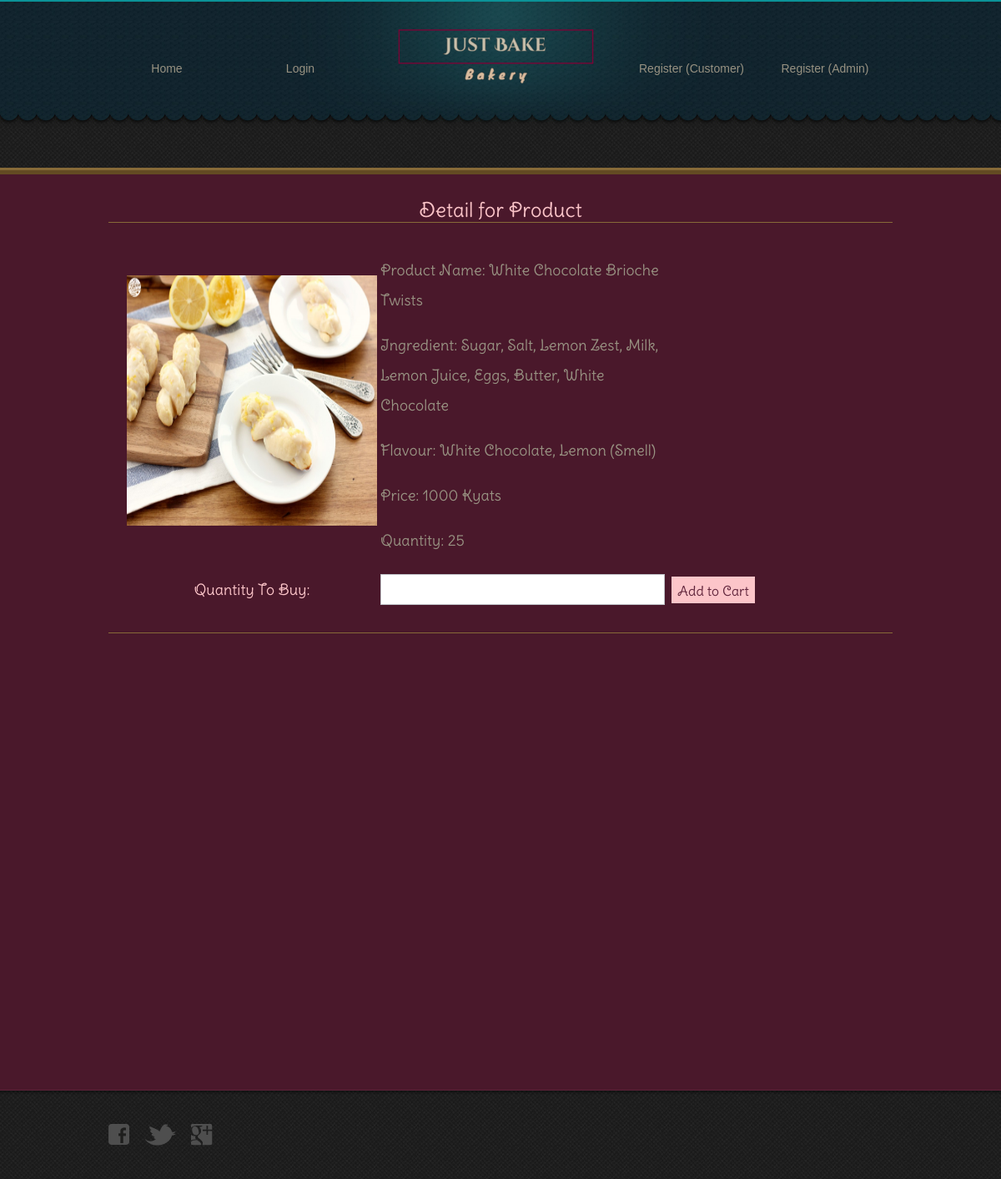
/detail.php?ProductID=P-000001, run on the app's committed database.
### tables this page shows
CREATE TABLE IF NOT EXISTS `product` (
  `ProductID` varchar(30) NOT NULL,
  `ProductName` varchar(50) NOT NULL,
  `Quantity` int(11) NOT NULL,
  `Price` int(11) NOT NULL,
  `Ingredients` varchar(1000) NOT NULL,
  `Flavour` varchar(50) NOT NULL,
  `Image` varchar(30) NOT NULL
);

### detail.php (the view, shortened to what this page needs)
<?php
	include('header.php');
if(isset($_REQUEST['ProductID']))
{
	$pid=$_REQUEST['ProductID'];
	$sql="SELECT * FROM product WHERE ProductID='$pid'";
	$ret=mysql_query($sql);
	$row=mysql_fetch_array($ret);
}
?>
 <html>
 <head>
 </head>
 <body>
<div id="body">
<div id="contact">
<h1 align="center">Detail for Product</h1>
<form action="detail.php" method="post"/>
	<input type="hidden" name="txtproductid" value="<?php echo $pid?>"/><div class="information">
 	<table align="center">
 		<tr>
 			<td> <img src="<?php echo $row['Image']?>" width="300px" height="300px"></td>
 			<td>
 				<p style='color: #989282;'> Product Name: <?php echo $row['ProductName'] ?> </p>
 				<p style='color: #989282;'> Ingredient: <?php echo $row['Ingredients'] ?> </p>
 				<p style='color: #989282;'> Flavour: <?php echo $row['Flavour'] ?> </p>
        		<p style='color: #989282;'> Price: <?php echo $row['Price'] ?> Kyats</p>
 				<p style='color: #989282;'> Quantity: <?php echo $row['Quantity'] ?> </p>
 			</td>
 		</tr>
 		<tr>
 			<td align="center" style='color: #fcc5c9;'>Quantity to Buy: </td>
 			<td><input type="number" name="txtqty" min="1" max="30"></td>
 			<td></td>
 			<td><input type="submit" name="btnAdd" id="add" value="Add to Cart"/></td>
 		</tr>
 	</table>
 </div>
</div>
</div>
<?php
include('footer.php');
 ?>

### css/style.css (style rules this page uses)
body { background: url(../images/bg-body.jpg) repeat left top; font-family: Arial, Helvetica, sans-serif; font-size: 14px; line-height: 1; margin: 0; min-width: 960px; padding: 0; }
img { border: 0; }
#body { background: #4a182b; border-bottom: 1px solid #5f233a; min-height: 1050px; padding: 27px 0 20px; width: 100%; }
#body > div { margin: 0 auto; padding: 0; width: 960px; }
#body #contact { padding: 0 10px; width: 940px; }
#body #contact h1 { color: #fcc5c9; font-size: 24px; font-family: 'DeliusSwashCaps-Regular'; font-weight: normal; line-height: 30px; margin: 0; padding: 0; }
#body #contact form { border-bottom: 1px solid #876a38; border-top: 1px solid #876a38; margin: 0; overflow: hidden; padding: 18px 20px 30px 19px; }
#body #contact form div { float: left; margin: 0; padding: 0; width: 502px; }
#body #contact form div.information { margin: 0 58px 0 0; width: 341px; }
#body #contact form table { color: #989282; line-height: 36px; }
#body #contact form td { color: #989282; }
#body #contact form input { border: 1px solid #bfc2c7; color: #999; display: block; height: 35px; line-height: 35px; margin: 0; padding: 0; }
#body #contact form div.information input { font-size: 16px; font-family: 'DeliusSwashCaps-Regular'; font-weight: normal; padding: 0 5px; width: 329px; }
#body #contact form #add { background: url(../images/button.png) no-repeat 0 0; border: 0; height: 32px; margin: 0; padding: 0; width: 100px; color: #5f233a; background-color: #fcc5c9; font-family: 'DeliusSwashCaps-Regular'; }

### detail.php (style rules this page uses)
table { color: #989282; line-height: 36px; font-family: Arial, Helvetica, sans-serif; font-size: 15px; }
td { color: #fcc5c9; line-height: 36px; text-transform: capitalize; font-family: 'DeliusSwashCaps-Regular'; font-size: 18px; }
input { font-size: 16px; font-family: 'DeliusSwashCaps-Regular'; font-weight: normal; padding: 0 5px; width: 329px; border: 1px solid #bfc2c7; color: #999; display: block; height: 35px; line-height: 35px; margin: 0; padding: 0; }

### data on the page
product: Image (picture), ProductName "White Chocolate Brioche Twists", Ingredients "Sugar, Salt, Lemon Zest, Milk, Lemon Juice, Eggs, Butter, White Chocolate", Flavour "White Chocolate, Lemon (Smell)", Price "1000", Quantity "25"
